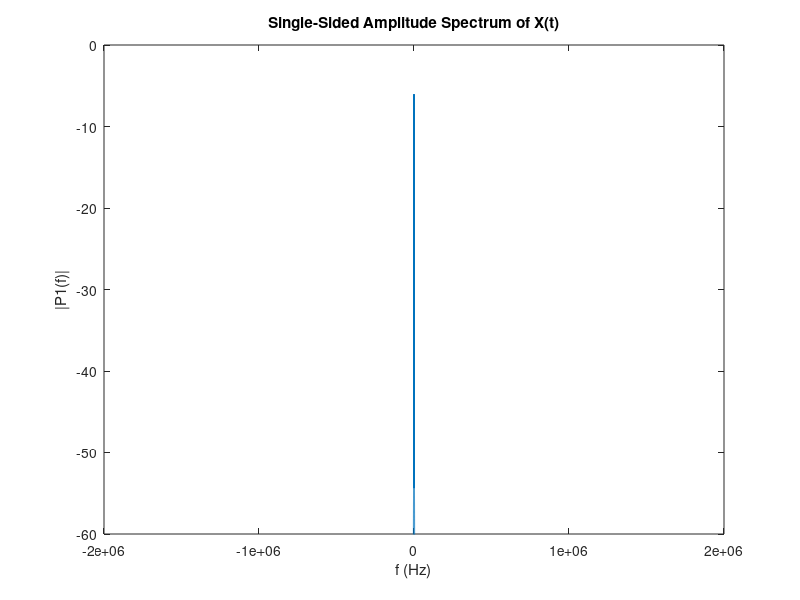
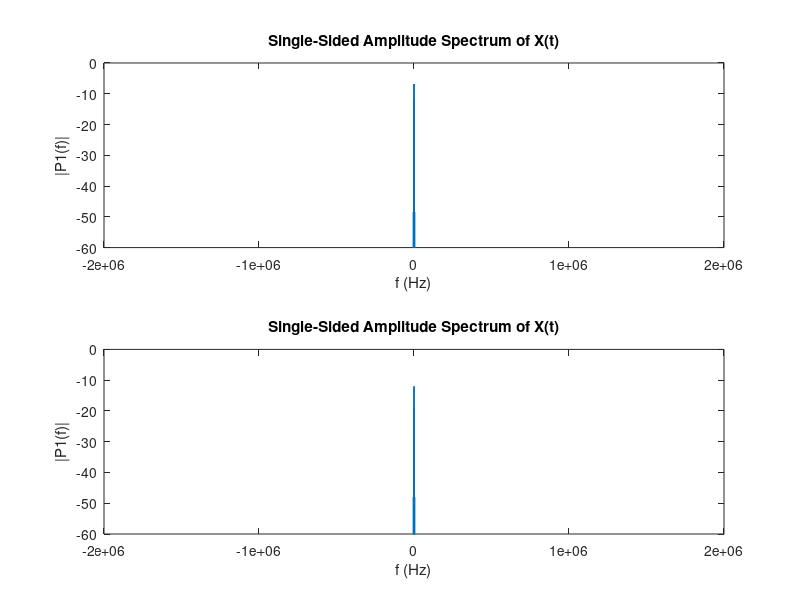
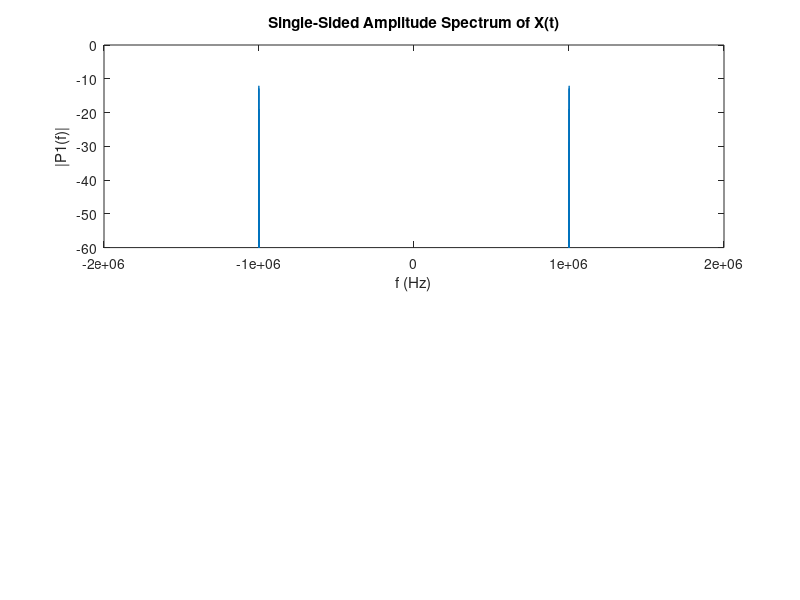

Source code (MATLAB) for these figures, in order: (Note: this script raises an error after producing the figures.)
clear;
Fs = 4e6;
L = 4e5;
T = 1 / Fs;
t = (0:L - 1) * T;
fl = 300; %最低有效信号频率
fh = 3e3; %最高有效信号频率
fa = 1e3; %带内信号
fg = fh + fl;
f0 = fg / 2; %weaver基带第一次混频频率

Sig = cos(2 * pi * fa * t) + cos(2 * pi * fl * t) + cos(2 * pi * fh * t); %三频信号

Wc = 2 * fg / Fs;
[b, a] = butter(4, Wc);
Sig_Filter = filter(b, a, Sig);

figure(1) %基带频谱展示
Y = fft(Sig_Filter);
P1 = fftshift(abs(Y / L));
f = linspace(-Fs / 2, Fs / 2, L);
plot(f, 20 * log10(P1))
title("Single-Sided Amplitude Spectrum of X(t)")
xlabel("f (Hz)")
ylabel("|P1(f)|")
ylim([-60 0])

Sig0_I = Sig .* cos(2 * pi * f0 * t); %带内正交混频，产生IQ信号
Sig0_Q = Sig .* sin(2 * pi * f0 * t);

Wc = 2 * f0 / Fs;
[b, a] = butter(4, Wc);
Sig0_I = filter(b, a, Sig0_I);
Sig0_Q = filter(b, a, Sig0_Q); %四阶滤波滤掉一半边带频谱，由于在基带内操作，边带可以获得较高的抑制比
%                              %同时滤波器实现简单，可以用数字滤波

figure(2) %混频滤波后基带频谱展示，边带应该已被抑制
subplot(2, 1, 1)
Y = fft(Sig0_I);
P1 = fftshift(abs(Y / L));
f = linspace(-Fs / 2, Fs / 2, L);
plot(f, 20 * log10(P1))
title("Single-Sided Amplitude Spectrum of X(t)")
xlabel("f (Hz)")
ylabel("|P1(f)|")
ylim([-60 0])

subplot(2, 1, 2)
Y = fft(Sig0_Q);
P1 = fftshift(abs(Y / L));
f = linspace(-Fs / 2, Fs / 2, L);
plot(f, 20 * log10(P1))
title("Single-Sided Amplitude Spectrum of X(t)")
xlabel("f (Hz)")
ylabel("|P1(f)|")
ylim([-60 0])

f1 = 1e6 + f0;
USB = Sig0_I .* cos(2 * pi * f1 * t) + Sig0_Q .* sin(2 * pi * f1 * t);
f1 = 1e6 - f0;
LSB = Sig0_I .* cos(2 * pi * f1 * t) - Sig0_Q .* sin(2 * pi * f1 * t);

figure(3)
subplot(2, 1, 1)
Y = fft(USB);
P1 = fftshift(abs(Y / L));
f = linspace(-Fs / 2, Fs / 2, L);
plot(f, 20 * log10(P1))
title("Single-Sided Amplitude Spectrum of X(t)")
xlabel("f (Hz)")
ylabel("|P1(f)|")
ylim([-60 0])
xlim([f1 -1e4 f1 +1e4])
subplot(2, 1, 2)
Y = fft(LSB);
P1 = fftshift(abs(Y / L));
f = linspace(-Fs / 2, Fs / 2, L);
plot(f, 20 * log10(P1))
title("Single-Sided Amplitude Spectrum of X(t)")
xlabel("f (Hz)")
ylabel("|P1(f)|")
ylim([-60 0])
xlim([f1 -1e4 f1 +1e4])
